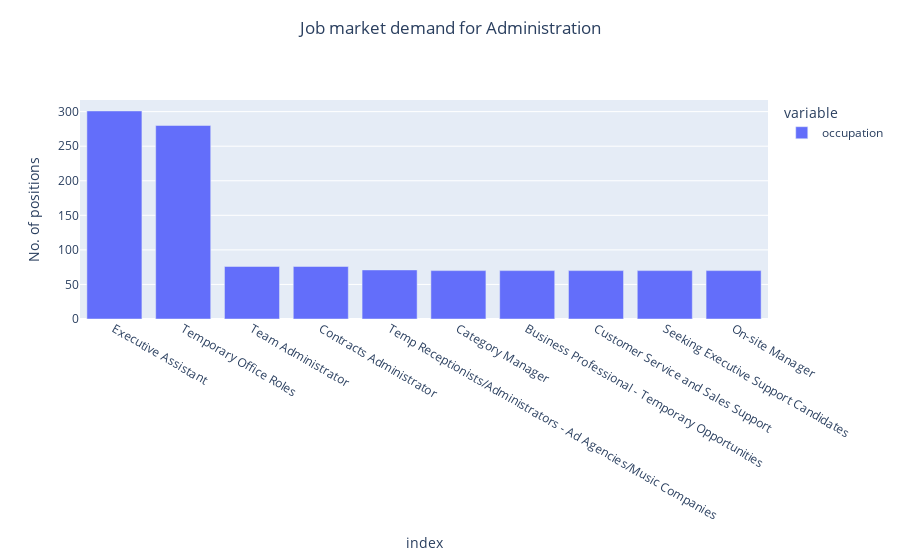

The code cell stored with this chart in its notebook:
### Markdown cell above
### Plotly - Bar Chart

### Code cell
fig_px_bar = px.bar(nz_admin['occupation'].value_counts()[:10,],
                    title="Job market demand for Administration",
                    labels={
                        'value': 'No. of positions'
                    }
                   )
fig_px_bar.update_layout(
    title={  
#         "text":"Job market demand for Administration",
        "y":0.96,  # y轴数值
        "x":0.5,  # x轴数值
        "xanchor":"center",  # x、y轴相对位置
        "yanchor":"top"  
    }
)
fig_px_bar.show()

### Figure 1 — Plotly figure (JSON) as saved in the notebook; plotly's stock layout.template omitted (floating-point values rounded to 4 significant figures)
{"data": [{"alignmentgroup": "True", "hovertemplate": "variable=occupation<br>index=%{x}<br>No. of positions=%{y}<extra></extra>", "legendgroup": "occupation", "marker": {"color": "#636efa"}, "name": "occupation", "offsetgroup": "occupation", "orientation": "v", "showlegend": true, "textposition": "auto", "type": "bar", "x": ["Executive Assistant", "Temporary Office Roles", "Team Administrator", "Contracts Administrator", "Temp Receptionists/Administrators - Ad Agencies/Music Companies", "Category Manager", "Business Professional - Temporary Opportunities", "Customer Service and Sales Support", "Seeking Executive Support Candidates", "On-site Manager"], "xaxis": "x", "y": [301, 280, 76, 76, 71, 70, 70, 70, 70, 70], "yaxis": "y"}], "layout": {"barmode": "relative", "legend": {"title": {"text": "variable"}, "tracegroupgap": 0}, "title": {"text": "Job market demand for Administration", "x": 0.5, "xanchor": "center", "y": 0.96, "yanchor": "top"}, "xaxis": {"anchor": "y", "domain": [0, 1], "title": {"text": "index"}}, "yaxis": {"anchor": "x", "domain": [0, 1], "title": {"text": "No. of positions"}}}}
